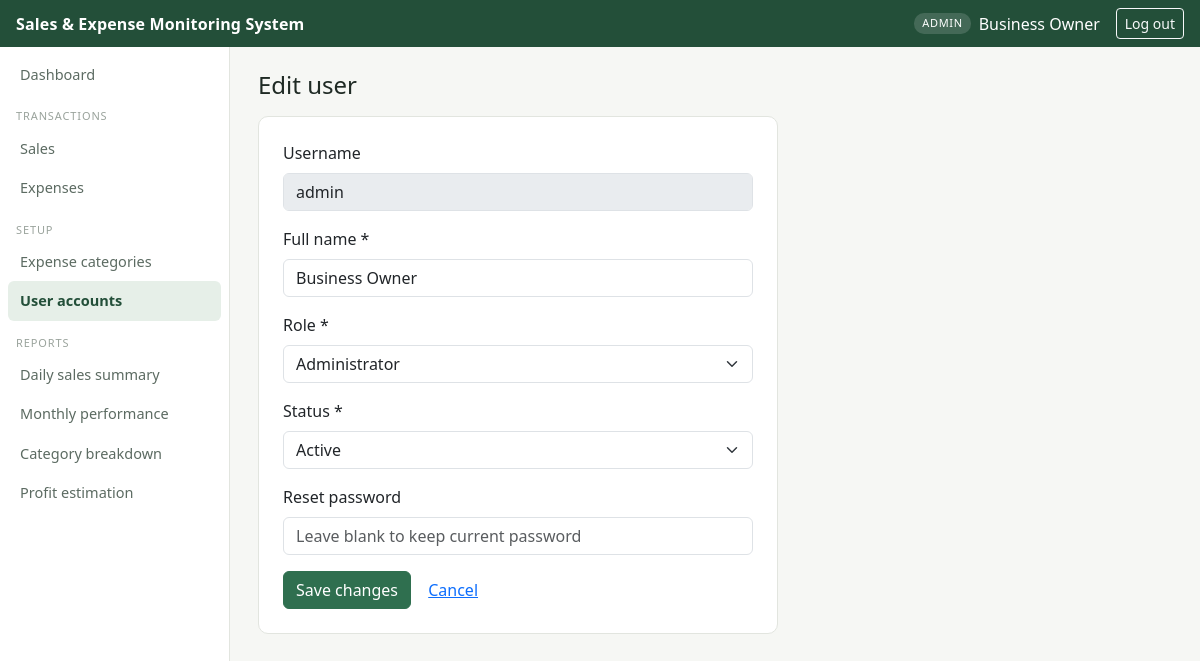
The page /app/modules/users/edit.php?id=1 (signed in) on the database its author committed.
### tables this page shows
CREATE TABLE users (
    user_id         INT AUTO_INCREMENT PRIMARY KEY,
    username        VARCHAR(50)  NOT NULL UNIQUE,
    password_hash   VARCHAR(255) NOT NULL,
    full_name       VARCHAR(100) NOT NULL,
    role            ENUM('admin', 'staff') NOT NULL DEFAULT 'staff',
    status          ENUM('active', 'inactive') NOT NULL DEFAULT 'active',
    created_at      TIMESTAMP NOT NULL DEFAULT CURRENT_TIMESTAMP
);

### app/includes/functions.php (called while the page is built, shortened)
<?php
function base_url(string $path = ''): string
{
    return rtrim(BASE_URL, '/') . '/' . ltrim($path, '/');
}

### app/includes/auth.php (called while the page is built, shortened)
<?php
require_once __DIR__ . '/functions.php';
function currentUser(): array
{
    return [
        'user_id'   => $_SESSION['user_id']   ?? null,
        'username'  => $_SESSION['username']  ?? null,
        'full_name' => $_SESSION['full_name'] ?? null,
        'role'      => $_SESSION['role']      ?? null,
    ];
}

### app/modules/users/edit.php (the view, shortened to what this page needs)
<?php
require_once __DIR__ . '/../../includes/auth.php';
$id = (int) ($_GET['id'] ?? $_POST['user_id'] ?? 0);
$stmt = $conn->prepare('SELECT * FROM users WHERE user_id = ?');
$stmt->bind_param('i', $id);
$stmt->execute();
$editUser = $stmt->get_result()->fetch_assoc();
$fullName = $editUser['full_name'];
$role = $editUser['role'];
$status = $editUser['status'];
include __DIR__ . '/../../includes/header.php';
?>
<h1 class="h4 mb-3">Edit user</h1>
<div class="card p-4" style="max-width: 520px;">
  <form method="post" novalidate>
    <div class="mb-3">
      <label class="form-label">Username</label>
      <input type="text" class="form-control" value="<?= htmlspecialchars($editUser['username']) ?>" disabled>
    </div>
    <div class="mb-3">
      <label class="form-label">Full name *</label>
      <input type="text" name="full_name" class="form-control" required value="<?= htmlspecialchars($fullName) ?>">
    </div>
    <div class="mb-3">
      <label class="form-label">Role *</label>
      <select name="role" class="form-select" required>
        <option value="admin" <?= $role === 'admin' ? 'selected' : '' ?>>Administrator</option>
      </select>
    </div>
    <div class="mb-3">
      <label class="form-label">Status *</label>
      <select name="status" class="form-select" required>
        <option value="active" <?= $status === 'active' ? 'selected' : '' ?>>Active</option>
      </select>
    </div>
    <div class="mb-3">
      <label class="form-label">Reset password</label>
      <input type="password" name="new_password" class="form-control" minlength="8" placeholder="Leave blank to keep current password">
    </div>
    <button type="submit" class="btn btn-brand">Save changes</button>
    <a href="list.php" class="btn btn-link">Cancel</a>
  </form>
</div>
<?php include __DIR__ . '/../../includes/footer.php'; ?>

### app/includes/header.php (shortened to what this page needs)
<?php
$user = currentUser();
?>
<!DOCTYPE html>
<html lang="en">
<head>
<link href="https://cdn.jsdelivr.net/npm/bootstrap@5.3.3/dist/css/bootstrap.min.css" rel="stylesheet">
<link href="<?= base_url('assets/css/style.css') ?>" rel="stylesheet">
</head>
<body>
<nav class="app-topbar navbar navbar-dark px-3 py-2 d-flex justify-content-between">
  <span class="brand">Sales &amp; Expense Monitoring System</span>
  <div class="d-flex align-items-center gap-2">
    <span class="role-badge"><?= htmlspecialchars($user['role'] ?? '') ?></span>
    <span><?= htmlspecialchars($user['full_name'] ?? '') ?></span>
    <a href="<?= base_url('logout.php') ?>" class="btn btn-sm btn-outline-light ms-2">Log out</a>
  </div>
</nav>
<div class="d-flex">
  <?php include __DIR__ . '/sidebar.php'; ?>
  <main class="app-main flex-grow-1">

### app/assets/css/style.css (style rules this page uses)
:root { --ink: #1f2a24; --ink-muted: #5c6b62; --surface: #f6f7f4; --card: #ffffff; --line: #e2e5df; --accent: #2f6f4f; --accent-dark: #234f39; --accent-soft: #e6efe8; --warn: #b5651d; --danger: #a3342b; }
body { background: var(--surface); color: var(--ink); font-family: "Segoe UI", Roboto, -apple-system, sans-serif; }
.app-topbar { background: var(--accent-dark); color: #fff; }
.app-topbar .brand { font-weight: 600; letter-spacing: .01em; }
.app-topbar .role-badge { font-size: 11px; text-transform: uppercase; letter-spacing: .06em; background: rgba(255,255,255,.15); padding: 2px 8px; border-radius: 10px; }
.app-main { padding: 24px 28px 48px; }
.card { border: 1px solid var(--line); border-radius: 10px; }
.btn-brand { background: var(--accent); border-color: var(--accent); color: #fff; }

### rows shown on the page
users: role "ADMIN", full_name "Business Owner", username "admin", role "Administrator", status "Active"
